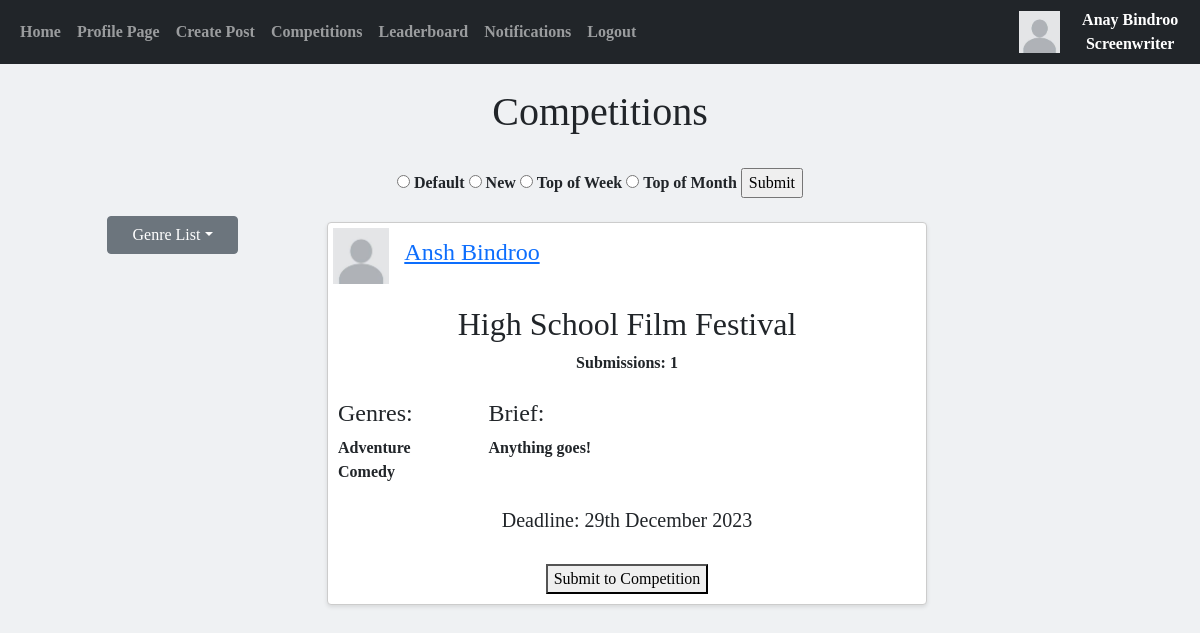
Before: /competitions (signed in) with the older database file.
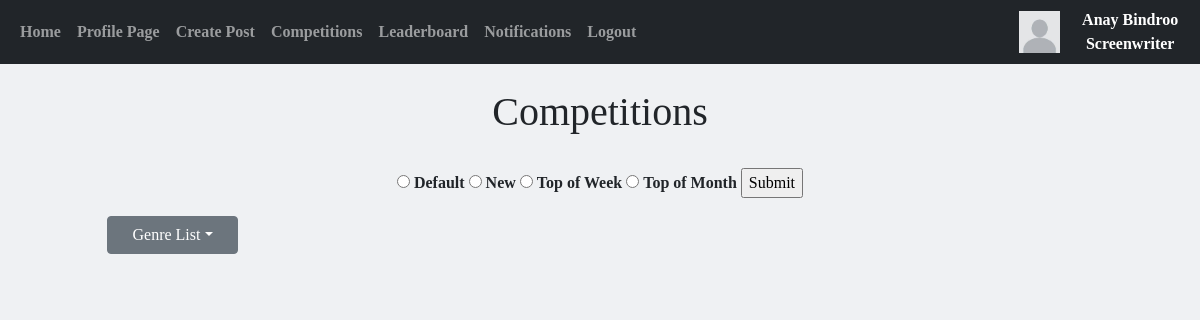
After: the same page with the newer database file.
### website/models.py (models this page shows)
class Users(db.Model, UserMixin):
    __tablename__ = "Users"
    id = db.Column(db.Integer, primary_key=True)
    email = db.Column(db.String(150), unique=True)
    username = db.Column(db.String(150), unique=True)
    forename = db.Column(db.String(75), unique=True)
    surname = db.Column(db.String(75))
    password = db.Column(db.String(150))
    accounttype = db.Column(db.Integer)
    profilepic = db.Column(db.String(), nullable=True)
    biography = db.Column(db.Text)
    insta = db.Column(db.String(), nullable=True)
    twitter = db.Column(db.String(), nullable=True)
    notifnum = db.Column(db.Integer)
    date_created = db.Column(db.DateTime(timezone=True), default=func.now())
    writers = db.relationship('Screenwriters', backref="user", passive_deletes=True)
    producers = db.relationship('Producers', backref="user", passive_deletes=True)

class Competitions(db.Model):
    __tablename__ = "Competitions"
    compid = db.Column(db.Integer, primary_key=True)
    producerid = db.Column(db.Integer, db.ForeignKey('Producers.producerid'))
    title = db.Column(db.String(300))
    brief = db.Column(db.Text)
    deadline = db.Column(db.DateTime(timezone=True))
    deadline_string = db.Column(db.String(300))
    date_created = db.Column(db.String(300))
    datetime_created = db.Column(db.DateTime(timezone=True), default=func.now())
    submissionnum = db.Column(db.Integer)
    responses = db.relationship('Notifications', backref="comp", passive_deletes=True)
    awards = db.relationship('Awards', backref="comp", passive_deletes=True)

class CompHas(db.Model):
    __tablename__ = "CompHas"
    compid = db.Column(db.Integer, db.ForeignKey('Competitions.compid'), primary_key=True)
    genreid = db.Column(db.Integer, db.ForeignKey('Genres.genreid'), primary_key=True)

class Genres(db.Model):
    __tablename__ = "Genres"
    genreid = db.Column(db.Integer, primary_key=True)
    genre = db.Column(db.String(50))
    genres = db.relationship('ScriptHas', backref="has")
    genres2 = db.relationship('CompHas', backref="has")

### website/comps.py (the view)
@comps.route("/competitions", methods=['GET', 'POST'])
@login_required
def competitions():
    UpdateNotificationNumber(current_user.id)
    UpdateSubmissionNums()
    comps = Competitions.query.filter(datetime.now() < Competitions.deadline).order_by(Competitions.submissionnum.desc())
    comphas = CompHas.query.all()
    return flask.render_template("competitions.html", user=current_user, comps=comps, comphas=comphas)

### website/update.py (called while the page is built, shortened)
def UpdateNotificationNumber(userid): # Updates the number of unseen notification a user has
    if current_user.accounttype == 1:
        writer = Screenwriters.query.filter_by(userid=userid).first()
        notifs = Notifications.query.filter_by(writerid=writer.writerid)
        number = 0
        if notifs:
            current_user.notifnum = number
            db.session.commit()
        else:
            current_user.notifnum = 0
            db.session.commit()

def UpdateSubmissionNums(): # Updates the submission numbers for all competitions that are still running
    allcomps = Competitions.query.all()
    for comp in allcomps:
        submissions = Notifications.query.filter_by(compid = comp.compid)
        comp.submissionnum = submissions.count()
        db.session.commit()

### website/templates/competitions.html (shortened to what this page needs)
{% extends "base.html" %}
{% block content %}
<h1 style="text-align: center">{% block header %}Competitions{% endblock %}</h1>
<br>
<div id="comps" class="row">
  <div class="col-3" style="text-align:center">
    <br><br>
    <div class="dropdown">
      <button class="btn btn-secondary dropdown-toggle" type="button" data-bs-toggle="dropdown" aria-expanded="false" style="height:50%; width:50%">Genre List</button>
  </div>
  </div>
  <div class="col-6" style="text-align:center">
    <form action="/sort2" method='POST'>
      <input type="radio" name="sorted" id="default" value="0"></input>
      <label for="default">Default</label>
      <input type="radio" name="sorted" id="new" value="1"></input>
      <label for="new">New</label>
      <input type="radio" name="sorted" id="week" value="2"></input>
      <label for="week">Top of Week</label>
      <input type="radio" name="sorted" id="month" value="3"></input>
      <label for="month">Top of Month</label>
      <input type="submit" value="Submit">
    </form>
    <br>
    {% if comps %}
      {% for comp in comps %}
          <div class="card">
              <div class="user-info">
                {% if comp.producer.user.profilepic %}
                    <img src="{{ url_for('static', filename='images/'+ comp.producer.user.profilepic) }}" width = "110px" height = "110px" alt="Profile picture" class="profile-pic">
                {% else %}
                    <img src="/static/images/default.jpg" alt="Default profile picture" width = "110px" height = "110px" class="profile-pic">
                {% endif %}
                <a href="/profilepage/{{comp.producer.user.id}}" target="_blank" class="username"><h4>{{comp.producer.user.username}}</h4></a>
              </div>
              <br><br><br>
              <h2>{{comp.title}}</h2>
              Submissions: {{comp.submissionnum}}
              <br><br>
              <div class="row">
                <div class="col-3" style="text-align: left">
                  <h4>Genres:</h4>
                  {% for record in comphas %}
                    {% if record.compid == comp.compid %}
                        <b>{{record.has.genre}}</b><br>
                    {% endif %}
                  {% endfor %}
                </div>
                <div class="col-9" style="text-align: left">
                  <h4>Brief:</h4>
                  <p>{{comp.brief}}</p>
                </div>
              </div>
              <br>
              <h5>Deadline: {{comp.deadline_string}}</h5>
              <br>
              {% if user.accounttype == 1 %}
                <a href="/comp/{{comp.compid}}"><button type="button">Submit to Competition</button></a>
              {% endif %}
          </div>
          <br/>
      {% endfor %}
    {% else %}
      <h1>No competitions available</h1>
    {% endif %}
  </div>
  <div class="col-3">
  </div>
</div>
 {% endblock %}

### website/templates/base.html (shortened to what this page needs)
<!DOCTYPE html>
<html lang="en">
  <head>
    <link
      href="https://cdn.jsdelivr.net/npm/bootstrap@5.0.2/dist/css/bootstrap.min.css"
      rel="stylesheet"
    />
  </head>
  <body>
    <nav class="navbar navbar-expand-lg navbar-dark bg-dark">
      <div class="container-fluid">
        <div class="collapse navbar-collapse" id="navbar">
          <div class="navbar-nav">
            <a class="nav-item nav-link" href="/home">Home</a>
            {% if user.is_authenticated %}
            <a class="nav-item nav-link" href="/profilepage/{{user.id}}">Profile Page</a>
            <a class="nav-item nav-link" href="/post">Create Post</a>
            <a class="nav-item nav-link" href="/competitions">Competitions</a>
            <a class="nav-item nav-link" href="/leaderboard">Leaderboard</a>
            <a class="nav-item nav-link" style="position:relative" href="/notifications/{{user.id}}">Notifications</a>
            <a class="nav-item nav-link" href="/logout">Logout</a>
            {% else %}
            <a class="nav-item nav-link" href="/login">Login</a>
            <a class="nav-item nav-link" href="/sign-up">Sign Up</a>
            {% endif %}
          </div>
        </div>
      </div>
      <div style="text-align: right">
        {% if user.is_authenticated %}
          {% if user.profilepic %}
            <a href="/profilepage/{{user.id}}"" target=_blank><img src="{{ url_for('static', filename='images/'+ user.profilepic) }}" alt="Profile picture" height="50px" width="50px"></a>
          {% else %}
            <a href="/profilepage/{{user.id}}"" target=_blank><img src="/static/images/default.jpg" alt="Default profile picture" height="25%" width="25%"></a>
          {% endif %}
        {% endif %}
      </div>
      <div style="text-align: center; color: white;" >
        {{ user.username }}
        {% if user.accounttype == 1 %}
          Screenwriter
        {% elif user.accounttype == 2 %}
          Producer
        {% endif %}
      </div>
    </nav>
    <br>
    <div class="container">{% block content %}{% endblock %}</div>
  </body>
</html>

### website/templates/base.html (style rules this page uses)
body { background-color: #eff1f3; font-family:futura; font-weight: bold; }

### website/templates/competitions.html (style rules this page uses)
body { background-color: #eff1f3; font-family:futura; font-weight: bold; }

Changed rows visible on the page:
removed Competitions: producer.user.username "Ansh Bindroo", title "High School Film Festival", submissionnum "1", brief "Anything goes!", deadline_string "29th December 2023"
removed CompHas: has.genre "Adventure"
removed CompHas: has.genre "Comedy"
